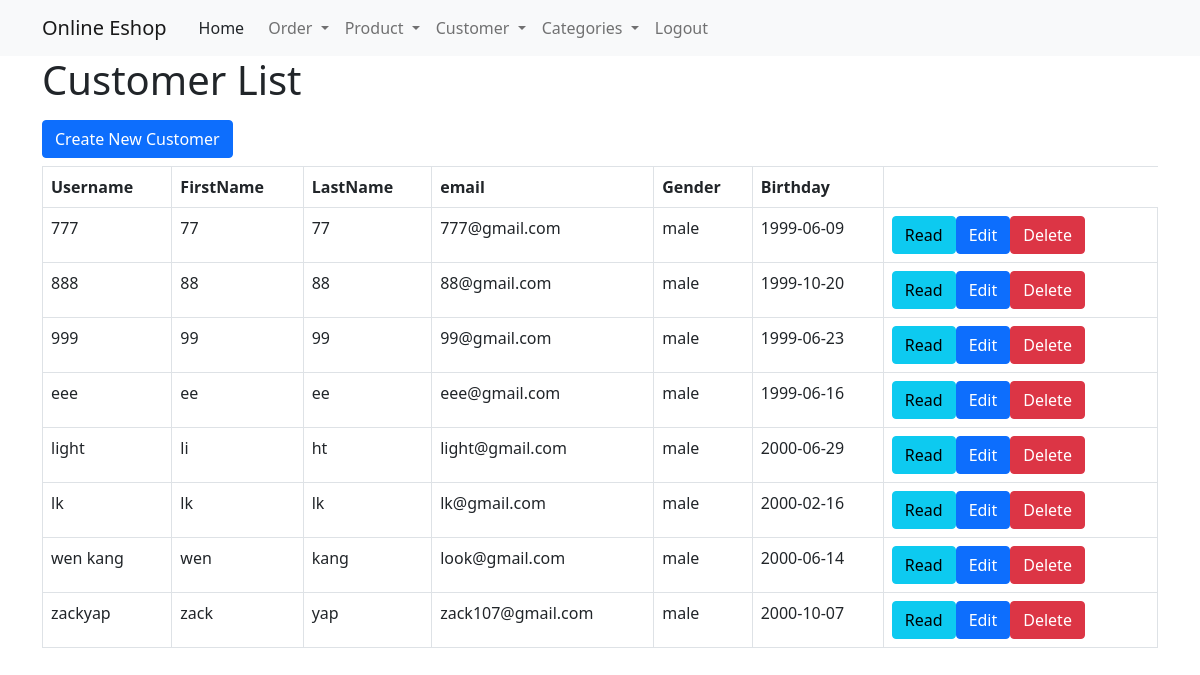
The app's page /eshop/readCustomers.php (signed in) with its own data.
### tables this page shows
CREATE TABLE `customers` (
  `Username` varchar(40) NOT NULL,
  `Password` varchar(100) NOT NULL,
  `FirstName` varchar(20) NOT NULL,
  `LastName` varchar(20) NOT NULL,
  `email` varchar(40) NOT NULL,
  `Gender` tinyint(1) DEFAULT NULL,
  `dob` date NOT NULL,
  `AccountStatus` tinyint(1) NOT NULL DEFAULT 1,
  `RegistrationDateTime` timestamp NOT NULL DEFAULT current_timestamp() ON UPDATE current_timestamp()
);

### eshop/readCustomers.php (the view, shortened to what this page needs)
<!DOCTYPE HTML>
<html>
<head>
    <link href="https://cdn.jsdelivr.net/npm/bootstrap@5.1.3/dist/css/bootstrap.min.css" rel="stylesheet">
</head>
<?php
include 'config/nav.php';
?>
<body>
    <div class="container">
    <h1>Customer List</h1>
        <?php
        include 'config/database.php';
        $query = "SELECT Username, FirstName, LastName, email, Gender, dob FROM customers ORDER BY Username ASC";
        $stmt = $con->prepare($query);
        $stmt->execute();
        $num = $stmt->rowCount();
        echo "<a href='customer.php' class='btn btn-primary m-b-1em my-2'>Create New Customer</a>";
        if ($num > 0) {
            echo "<table class='table table-hover table-responsive table-bordered'>";
            echo "<tr>";
            echo "<th>Username</th>";
            echo "<th>FirstName</th>";
            echo "<th>LastName</th>";
            echo "<th>email</th>";
            echo "<th>Gender</th>";
            echo "<th>Birthday</th>";
            echo "</tr>";
            while ($row = $stmt->fetch(PDO::FETCH_ASSOC)) {
                extract($row);
                echo "<tr>";
                echo "<td>{$Username}</td>";
                echo "<td>{$FirstName}</td>";
                echo "<td>{$LastName}</td>";
                echo "<td>{$email}</td>";
                echo "<td>" . ($Gender != 1 ? ' female' : ' male') . "</td>";
                echo "<td>{$dob}</td>";
                echo "<td>";
                echo "<a href='read_two.php?Username={$Username}' class='btn btn-info m-r-1em'>Read</a>";
                echo "<a href='update_customer.php?Username={$Username}' class='btn btn-primary m-r-1em'>Edit</a>";
                echo "<a href='#' onclick='delete_user(\"{$Username}\")';  class='btn btn-danger'>Delete</a>";
                echo "</td>";
                echo "</tr>";
            }
            echo "</table>";
        }
        else {
            echo "<div class='alert alert-danger'>No records found.</div>";
        }
        ?>
    </div>
</body>
</html>

### records on screen
customers: Username "777", FirstName "77", LastName "77", email "777@gmail.com", Gender "male", dob "1999-06-09"
customers: Username "888", FirstName "88", LastName "88", email "88@gmail.com", Gender "male", dob "1999-10-20"
customers: Username "999", FirstName "99", LastName "99", email "99@gmail.com", Gender "male", dob "1999-06-23"
customers: Username "eee", FirstName "ee", LastName "ee", email "eee@gmail.com", Gender "male", dob "1999-06-16"
customers: Username "light", FirstName "li", LastName "ht", email "light@gmail.com", Gender "male", dob "2000-06-29"
customers: Username "lk", FirstName "lk", LastName "lk", email "lk@gmail.com", Gender "male", dob "2000-02-16"
customers: Username "wen kang", FirstName "wen", LastName "kang", email "look@gmail.com", Gender "male", dob "2000-06-14"
customers: Username "zackyap", FirstName "zack", LastName "yap", email "zack107@gmail.com", Gender "male", dob "2000-10-07"
